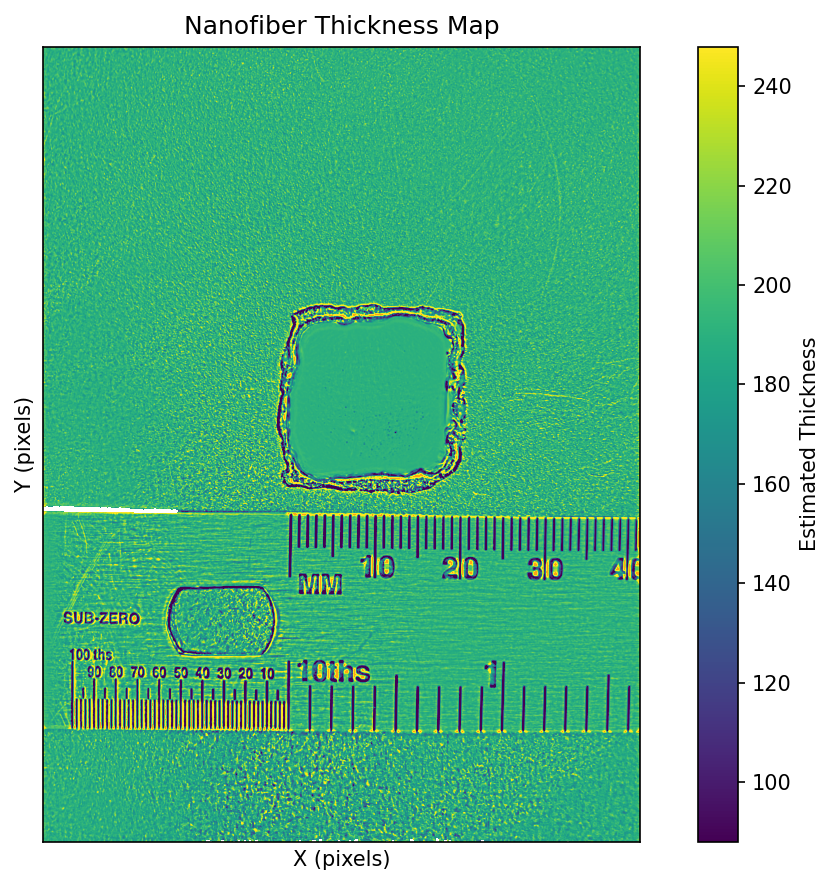
#> input picture esnf_mat_analyzer/tests/test_heatmap_corrected.png, 835 x 885 px; its folder holds only this picture in this run
$ python -i region_detector.py   (imports and definitions only)
#> lines starting #> are read from the running program, lines starting #| are printed output that depends on the picture; after the words box and inside, x2 and y2 are one past the last pixel; in counts of white or black regions, pixels touching at a corner belong together
#> further down, picture is the input picture: shape (885, 835, 3); mean B, G, R 158.6, 192.7, 115.7
"""
Four-Region Detector for ESNF Mat Analyzer.

Identifies and segments four distinct regions in electrospun nanofiber images:
1. Background - The collection surface outside deposition area (TRUE black reference)
2. Gel Region - The dark perimeter around mat (wet polymer, DARKER than background)
3. Mat Region - The deposited nanofiber material (bright region)
4. Ruler Region - Scale bar/ruler at edge of image (exclude from all analysis)

CRITICAL: The gel region is DARKER than the true background because wet polymer
absorbs light. The true background reference must come from the collection surface
OUTSIDE the gel ring, not from the gel itself.

Author: ESNF Mat Analyzer Team
"""

import numpy as np
import cv2
from dataclasses import dataclass, field
from typing import Tuple, Optional, Dict, List, Any
import logging


@dataclass
class FourRegionDetectionResult:
    """Result from four-region detection."""

    # Binary masks for each region
    background_mask: np.ndarray  # True where TRUE background (collection surface outside gel)
    gel_mask: np.ndarray  # True in gel region (dark perimeter, DARKER than background)
    mat_mask: np.ndarray  # True where nanofiber mat exists
    ruler_mask: np.ndarray  # True where ruler/scale bar detected

    # Contours
    mat_contour: Optional[np.ndarray] = None  # Outer boundary of mat
    gel_contour: Optional[np.ndarray] = None  # Outer boundary of gel (if detected)

    # Reference intensity levels (CRITICAL for proper calibration)
    background_intensity: float = 0.0  # Mean intensity of TRUE background (outside gel)
    gel_intensity: float = 0.0  # Mean intensity of gel region (should be < background)
    mat_intensity_range: Tuple[float, float] = (0.0, 255.0)  # Min/max in mat

    # Detection confidence
    gel_detected: bool = False  # Whether distinct gel region was found
    ruler_detected: bool = False  # Whether ruler region was found
    quality_score: float = 0.0  # Overall detection quality (0-1)

    # Saturation info
    saturation_mask: Optional[np.ndarray] = None
    saturation_pct: float = 0.0  # Percentage of mat that is saturated

    # Analysis mask (mat region only, excluding gel and ruler)
    analysis_mask: Optional[np.ndarray] = None


# Keep legacy class for backward compatibility
@dataclass
class RegionDetectionResult:
    """Result from three-region detection (legacy compatibility)."""

    # Binary masks for each region
    background_mask: np.ndarray  # True where background (outside deposition)
    gel_mask: np.ndarray  # True in gel region (dark perimeter)
    mat_mask: np.ndarray  # True where nanofiber mat exists

    # Contours
    mat_contour: Optional[np.ndarray] = None  # Outer boundary of mat
    gel_contour: Optional[np.ndarray] = None  # Outer boundary of gel (if detected)

    # Reference intensity levels
    background_intensity: float = 0.0  # Mean intensity of background region
    gel_intensity: float = 0.0  # Mean intensity of gel region
    mat_intensity_range: Tuple[float, float] = (0.0, 255.0)  # Min/max in mat

    # Detection confidence
    gel_detected: bool = False  # Whether distinct gel region was found
    quality_score: float = 0.0  # Overall detection quality (0-1)

    # Saturation info
    saturation_mask: Optional[np.ndarray] = None
    saturation_pct: float = 0.0  # Percentage of mat that is saturated


class FourRegionDetector:
    """
    Detector for identifying background, gel, mat, and ruler regions.

    CRITICAL INSIGHT: The gel region (wet polymer perimeter) is DARKER than
    the true background. The background reference for calibration must come
    from the collection surface OUTSIDE the gel ring.

    Detection Strategy (order matters):
    1. Detect ruler region first (typically at image edges with high contrast ticks)
    2. Find the bright mat region (standard Otsu on non-ruler area)
    3. Detect gel as the dark ring immediately around mat
    4. Background is everything else outside gel (true reference)
    """

    def __init__(
        self,
        mat_threshold_method: str = "otsu",
        gel_detection_enabled: bool = True,
        ruler_detection_enabled: bool = True,
        saturation_threshold: int = 254,
        min_mat_area_ratio: float = 0.05,
        max_mat_area_ratio: float = 0.8,
        ruler_edge_margin: int = 50,  # Pixels from edge to search for ruler
    ):
        """
        Initialize the four-region detector.

        Args:
            mat_threshold_method: Method for mat detection ("otsu", "adaptive", "percentile")
            gel_detection_enabled: Whether to attempt gel region detection
            ruler_detection_enabled: Whether to detect and exclude ruler regions
            saturation_threshold: Intensity above which pixels are considered saturated
            min_mat_area_ratio: Minimum mat area as fraction of image
            max_mat_area_ratio: Maximum mat area as fraction of image
            ruler_edge_margin: Pixels from edge to search for ruler
        """
        self.mat_threshold_method = mat_threshold_method
        self.gel_detection_enabled = gel_detection_enabled
        self.ruler_detection_enabled = ruler_detection_enabled
        self.saturation_threshold = saturation_threshold
        self.min_mat_area_ratio = min_mat_area_ratio
        self.max_mat_area_ratio = max_mat_area_ratio
        self.ruler_edge_margin = ruler_edge_margin
        self.logger = logging.getLogger(__name__)

    def detect(
        self,
        image: np.ndarray,
        roi_mask: Optional[np.ndarray] = None,
        ruler_mask: Optional[np.ndarray] = None
    ) -> FourRegionDetectionResult:
        """
        Detect four regions in the image.

        Args:
            image: Grayscale input image (0-255)
            roi_mask: Optional user-defined ROI to restrict detection
            ruler_mask: Optional pre-computed ruler mask (from RulerDetector)

        Returns:
            FourRegionDetectionResult with masks and metadata
        """
        # Ensure grayscale
        if len(image.shape) > 2:
            gray = cv2.cvtColor(image, cv2.COLOR_BGR2GRAY)
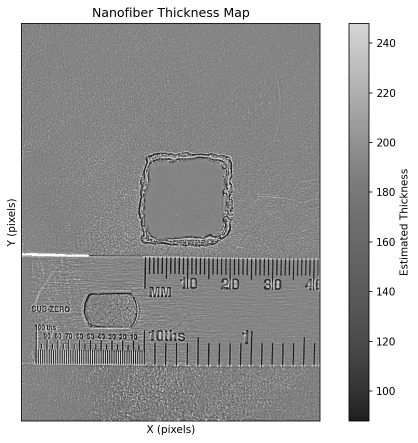
#> gray: shape (885, 835) (shown at 1/2 size); min 0, max 255, mean 165.8
        else:
            gray = image.copy()

        h, w = gray.shape

        # Apply ROI if provided
        if roi_mask is not None:
            analysis_mask = roi_mask.astype(bool)
        else:
            analysis_mask = np.ones((h, w), dtype=bool)

        # Step 1: Detect/use ruler mask
        if ruler_mask is not None:
            detected_ruler_mask = ruler_mask.astype(bool)
            ruler_detected = np.any(detected_ruler_mask)
        elif self.ruler_detection_enabled:
            detected_ruler_mask = self._detect_ruler_region(gray)
            ruler_detected = np.any(detected_ruler_mask)
        else:
            detected_ruler_mask = np.zeros((h, w), dtype=bool)
            ruler_detected = False

        # Exclude ruler from analysis
        analysis_mask = analysis_mask & ~detected_ruler_mask

        # Step 2: Detect mat region (bright area)
        mat_mask, mat_contour = self._detect_mat_region(gray, analysis_mask)

        # Step 3: Detect gel region (dark ring around mat, DARKER than background)
        if self.gel_detection_enabled:
            gel_mask, gel_contour, gel_detected = self._detect_gel_region_improved(
                gray, mat_mask, analysis_mask
            )
        else:
            gel_mask = np.zeros((h, w), dtype=bool)
            gel_contour = None
            gel_detected = False

        # Step 4: TRUE background is everything outside mat AND gel (and ruler)
        background_mask = analysis_mask & ~mat_mask & ~gel_mask & ~detected_ruler_mask

        # Safety valve: if the HEURISTIC ruler mask ate so much of the image
        # that background coverage collapsed (<5%), the mask is almost
        # certainly over-detected — drop it rather than starve the
        # background fit. Caller-provided ruler masks are trusted as-is.
        heuristic_ruler = ruler_mask is None and self.ruler_detection_enabled
        if heuristic_ruler and np.sum(background_mask) < 0.05 * h * w:
            self.logger.warning(
                f"Background coverage {100 * np.sum(background_mask) / (h * w):.1f}% "
                f"after heuristic ruler masking (<5%): dropping heuristic ruler "
                f"mask to avoid starving the background fit."
            )
            detected_ruler_mask = np.zeros((h, w), dtype=bool)
            ruler_detected = False
            analysis_mask_no_ruler = (roi_mask.astype(bool) if roi_mask is not None
                                      else np.ones((h, w), dtype=bool))
            background_mask = analysis_mask_no_ruler & ~mat_mask & ~gel_mask

        # Ensure we have some background
        if np.sum(background_mask) < 100:
            self.logger.warning("Very limited true background detected")
            # Fall back to areas far from mat
            background_mask = self._detect_background_far_from_mat(
                gray, mat_mask, gel_mask, detected_ruler_mask, analysis_mask
            )

        # Calculate reference intensities
        background_intensity = self._safe_mean(gray, background_mask)
        gel_intensity = self._safe_mean(gray, gel_mask) if gel_detected else 0.0

        mat_values = gray[mat_mask]
        mat_intensity_range = (float(mat_values.min()), float(mat_values.max())) if len(mat_values) > 0 else (0.0, 255.0)

        # CRITICAL CHECK: Verify gel is darker than background
        if gel_detected and gel_intensity >= background_intensity:
            self.logger.warning(
                f"Gel intensity ({gel_intensity:.1f}) >= background ({background_intensity:.1f}). "
                "This suggests incorrect region detection. Gel should be DARKER than background."
            )

        # Detect saturation
        saturation_mask = (gray >= self.saturation_threshold) & mat_mask
        saturation_pct = 100 * np.sum(saturation_mask) / max(np.sum(mat_mask), 1)

        # Create analysis mask (mat only, for thickness analysis)
        final_analysis_mask = mat_mask.copy()

        # Calculate quality score
        quality_score = self._calculate_quality_score(
            gray, mat_mask, background_mask, gel_mask, gel_detected,
            background_intensity, gel_intensity
        )

        self.logger.info(
            f"Four-region detection: mat={100*np.mean(mat_mask):.1f}%, "
            f"background={100*np.mean(background_mask):.1f}%, "
            f"gel={'detected' if gel_detected else 'not detected'}, "
            f"ruler={'detected' if ruler_detected else 'not detected'}, "
            f"saturation={saturation_pct:.1f}%"
        )
        self.logger.info(
            f"Intensity levels: background={background_intensity:.1f}, "
            f"gel={gel_intensity:.1f}, mat={mat_intensity_range}"
        )

        return FourRegionDetectionResult(
            background_mask=background_mask.astype(np.uint8),
            gel_mask=gel_mask.astype(np.uint8),
            mat_mask=mat_mask.astype(np.uint8),
            ruler_mask=detected_ruler_mask.astype(np.uint8),
            mat_contour=mat_contour,
            gel_contour=gel_contour,
            background_intensity=background_intensity,
            gel_intensity=gel_intensity,
            mat_intensity_range=mat_intensity_range,
            gel_detected=gel_detected,
            ruler_detected=ruler_detected,
            quality_score=quality_score,
            saturation_mask=saturation_mask.astype(np.uint8),
            saturation_pct=float(saturation_pct),
            analysis_mask=final_analysis_mask.astype(np.uint8),
        )

    def _detect_ruler_region(self, gray: np.ndarray) -> np.ndarray:
        """
        Detect ruler/scale bar region at image edges.

        Rulers typically have high-contrast tick marks and appear at edges.

        Historical bug: a fixed 50 px margin covered ~22% of each dimension
        on small (~230 px) images, and the bright mat rim tripped the
        contrast test in ALL four edge strips — the whole perimeter (~56%
        of the image) was marked as ruler, starving the background fit.
        Fixes: margin is scaled to the image, and mat-class (bright blob)
        pixels are excluded from the contrast statistics.
        """
        h, w = gray.shape
        ruler_mask = np.zeros((h, w), dtype=bool)

        # Scale margin to image size: never more than 8% of the short side.
        margin = min(self.ruler_edge_margin, max(5, int(0.08 * min(h, w))))

        # Check each edge for ruler-like patterns
        edges = [
            ('bottom', gray[-margin:, :]),
            ('top', gray[:margin, :]),
            ('left', gray[:, :margin]),
            ('right', gray[:, -margin:]),
        ]

        for edge_name, edge_region in edges:
            if self._is_ruler_region(edge_region):
                if edge_name == 'bottom':
                    ruler_mask[-margin:, :] = True
                elif edge_name == 'top':
                    ruler_mask[:margin, :] = True
                elif edge_name == 'left':
                    ruler_mask[:, :margin] = True
                elif edge_name == 'right':
                    ruler_mask[:, -margin:] = True
                self.logger.info(f"Detected ruler at {edge_name} edge")
#> this loop made 4 passes
#> (edge_name, bright_frac in _is_ruler_region, contrast in _is_ruler_region, axis in _is_ruler_region, p90_transitions in _is_ruler_region) on passes 1 to 4: ('bottom', 0.868, 161.9, 1, 24), ('top', 0.897, 192, 1, 68), ('left', 0.846, 149.7, 0, 22), ('right', 0.971, 215.4, 0, 50)
#> pass 1, in _is_ruler_region, `u8 = np.clip(region, 0, 255).astype(np.uint8)`:
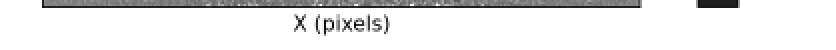
#> u8: shape (50, 835) (shown at 1/2 size); min 0, max 255, mean 233.4
#> pass 1, in _is_ruler_region, `_, binary = cv2.threshold(u8, 0, 255, cv2.THRESH_BINARY + cv2.THRESH_O..`:
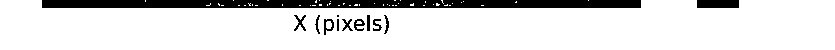
#> binary: shape (50, 835); 86.8% white; 12 black regions (1 under 20 px), largest, box (x1, y1, x2, y2) and area: (42, 0, 641, 8) 4659, (697, 0, 739, 8) 336, (294, 15, 306, 31) 78
#> pass 2, in _is_ruler_region (call 2), `u8 = np.clip(region, 0, 255).astype(np.uint8)`:
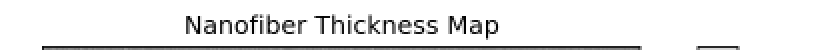
#> u8: shape (50, 835) (shown at 1/2 size); min 0, max 255, mean 234.6
#> after the loop:
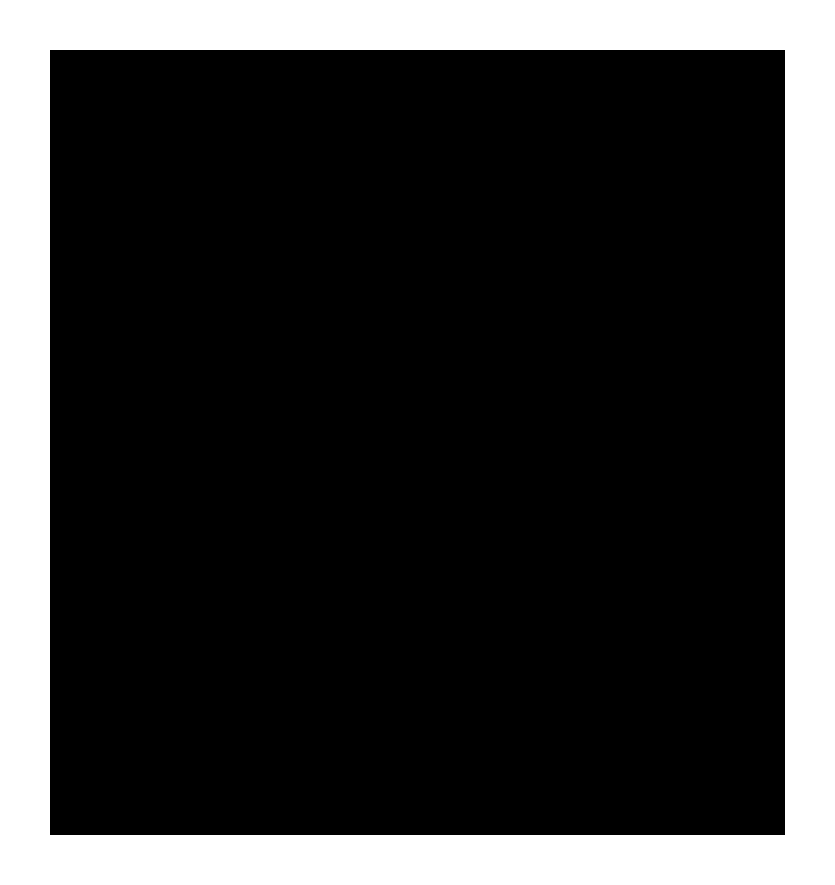
#> ruler_mask: shape (885, 835) bool; 21.9% white; 1 white region, box (x1, y1, x2, y2) and area: (0, 0, 835, 885) 162000
#> in detect, `ruler_detected = np.any(detected_ruler_mask)`: ruler_detected = True

        return ruler_mask

    def _is_ruler_region(self, region: np.ndarray) -> bool:
        """Check if a region contains ruler-like patterns (regular tick marks).

        Discriminates by STRUCTURE, not raw contrast: a ruler strip has many
        bright/dark transitions per line along its long axis (tick marks),
        while a mat rim crossing the strip is a single contiguous blob
        (~2 transitions). The old global-std>40 test could not tell them
        apart, which caused all four edge strips to fire on small images
        (the whole perimeter was masked as ruler).
        """
        if region.size == 0 or min(region.shape) == 0:
            return False

        u8 = np.clip(region, 0, 255).astype(np.uint8)
        _, binary = cv2.threshold(u8, 0, 255, cv2.THRESH_BINARY + cv2.THRESH_OTSU)
        bright = binary > 0

        # Nearly uniform strip (all background or all mat): not a ruler.
        # Lower bound is small because a thin tick comb at the extreme edge
        # occupies only a few rows of the strip.
        bright_frac = float(bright.mean())
        if not (0.02 < bright_frac < 0.98):
            return False

        # Require real intensity separation between the two classes,
        # otherwise Otsu is just amplifying background noise.
        contrast = float(u8[bright].mean()) - float(u8[~bright].mean())
        if contrast < 40:
            return False

        # Count bright/dark transitions per line along the strip's long axis.
        # 90th percentile (not median): a thin tick comb fills only a few
        # lines of the strip, but those lines carry dozens of transitions.
        axis = 1 if region.shape[1] >= region.shape[0] else 0
        transitions = np.abs(np.diff(bright.astype(np.int8), axis=axis)).sum(axis=axis)
        p90_transitions = float(np.percentile(transitions, 90))

        # Measured separation on the 30-image sample set: real rulers score
        # 22-108, mat rims / labels / glare score 0-16.
        return p90_transitions >= 20.0

    def _detect_mat_region(
        self,
        gray: np.ndarray,
        analysis_mask: np.ndarray
    ) -> Tuple[np.ndarray, Optional[np.ndarray]]:
        """Detect the bright mat region using thresholding."""
        h, w = gray.shape

        # Get intensity values within analysis mask
        masked_values = gray[analysis_mask]

        if len(masked_values) == 0:
            return np.zeros((h, w), dtype=bool), None

        if self.mat_threshold_method == "otsu":
            # Standard Otsu thresholding
            _, binary = cv2.threshold(gray, 0, 255, cv2.THRESH_BINARY + cv2.THRESH_OTSU)
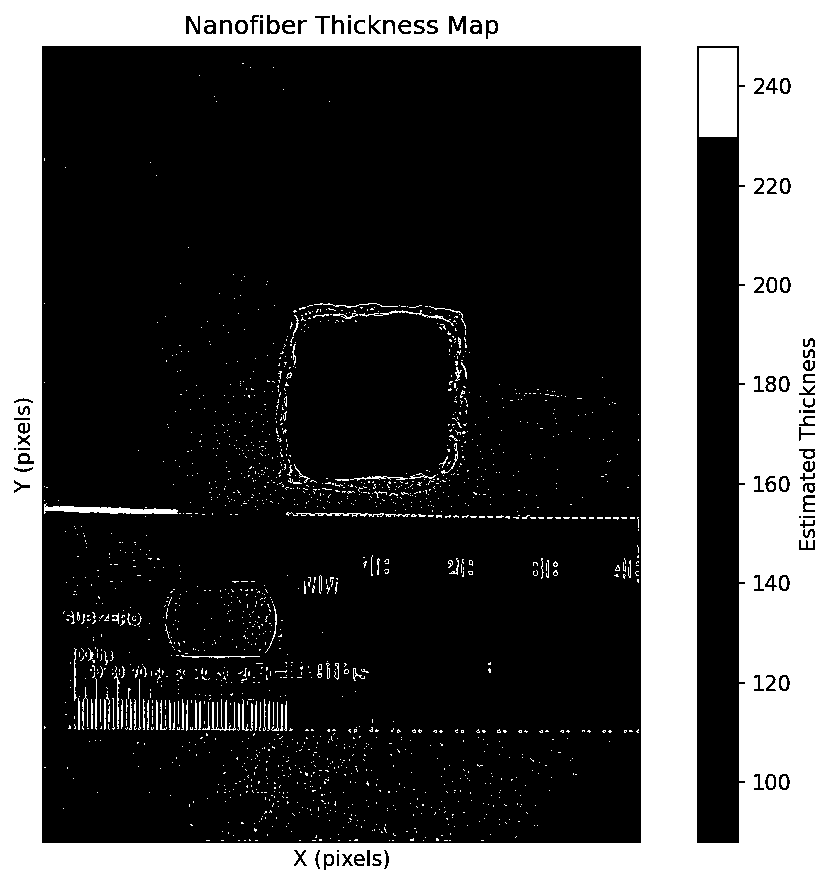
#> binary: shape (885, 835); 31.8% white; 1691 white regions (1590 under 20 px), largest, box (x1, y1, x2, y2) and area: (0, 0, 835, 885) 220919, (699, 48, 737, 137) 3382, (44, 503, 178, 514) 714
        elif self.mat_threshold_method == "adaptive":
            # Adaptive thresholding
            binary = cv2.adaptiveThreshold(
                gray, 255, cv2.ADAPTIVE_THRESH_GAUSSIAN_C,
                cv2.THRESH_BINARY, 51, -10
            )
        else:  # percentile
            # Use percentile-based threshold
            threshold = np.percentile(masked_values, 60)
            binary = (gray > threshold).astype(np.uint8) * 255

        # Apply analysis mask
        binary = np.bitwise_and(binary.astype(np.uint8), (analysis_mask.astype(np.uint8) * 255))
#> binary: shape (885, 835); 12.3% white; 1643 white regions (1549 under 20 px), largest, box (x1, y1, x2, y2) and area: (641, 50, 697, 835) 43960, (739, 50, 785, 835) 34000, (699, 50, 737, 137) 3306

        # Morphological cleanup
        kernel = cv2.getStructuringElement(cv2.MORPH_ELLIPSE, (5, 5))
        binary = cv2.morphologyEx(binary, cv2.MORPH_CLOSE, kernel)
#> binary: shape (885, 835); 13.5% white; 1123 white regions (1060 under 20 px), largest, box (x1, y1, x2, y2) and area: (634, 50, 785, 835) 83940, (68, 648, 293, 736) 6182, (314, 303, 466, 335) 728
#> (the rest of the program and of its run is left out)
